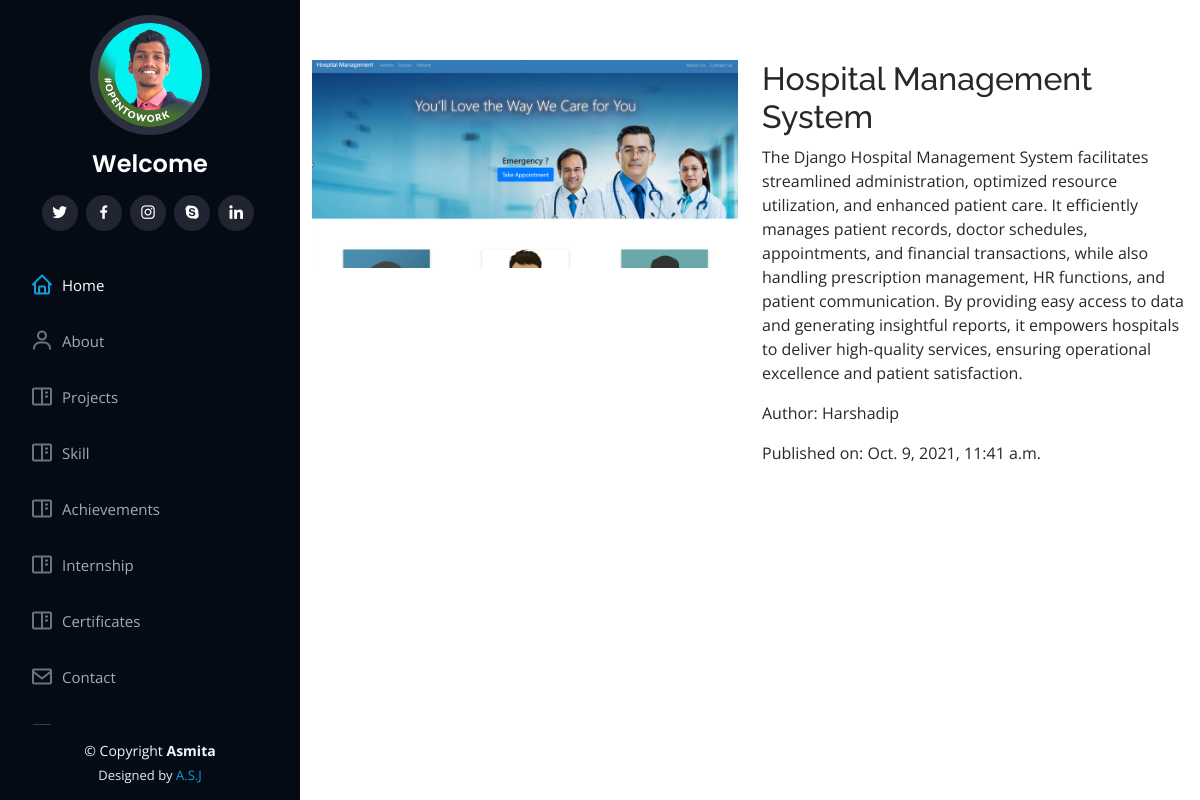
Page /blog/3/ on the committed database.
### portfolio/models.py (models this page shows, shortened)
class Blogs(models.Model):
    title=models.CharField(max_length=60)
    description=models.TextField()
    authname=models.CharField(max_length=15)
    img=models.ImageField(upload_to='blog',blank=True,null=True)
    timeStamp=models.DateTimeField(auto_now_add=True,blank=True)

### portfolio/views.py (the view)
# urls.py: path('blog/<int:pk>/', views.blog_detail, name='blog_detail'),
def blog_detail(request, pk):
    post = get_object_or_404(Blogs, pk=pk)
    context = {'post': post}
    return render(request, 'blog_detail.html', context)

### templates/blog_detail.html
{% extends 'basic.html' %}
{% block body %}
  <section id="blog-detail" class="blog-detail">
    <div class="container" data-aos="fade-up">
      <div class="row">
        <div class="col-lg-6">
          <img src="{{ post.img.url }}" class="img-fluid" alt="{{ post.title }}">
        </div>
        <div class="col-lg-6">
          <h2>{{ post.title }}</h2>
          <p>{{ post.description }}</p>
          <p>Author: {{ post.authname }}</p>
          <p>Published on: {{ post.timeStamp }}</p>
        </div>
      </div>
    </div>
  </section>
{% endblock %}

### static/assets/css/style.css (style rules this page uses)
body { font-family: "Open Sans", sans-serif; color: #272829; }
h1, h2, h3, h4, h5, h6 { font-family: "Raleway", sans-serif; }
section { padding: 60px 0; overflow: hidden; }

### rows in the picture
Blogs: img (picture), title "Hospital Management System", description "The Django Hospital Management System facilitates streamlined administration, optimized resource utilization, and enhanced patient care. It efficiently manages patient records, doctor schedules, appointments, and financial transactions, while also handling prescription management, HR functions, and patient communication. By providing easy access to data and generating insightful reports, it empowers hospitals to deliver high-quality services, ensuring operational excellence and patient satisfaction.", authname "Harshadip", timeStamp "Oct. 9, 2021, 11:41 a.m."
